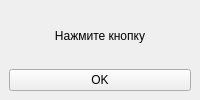
<?xml version="1.0" encoding="UTF-8"?>
<ui version="4.0">
 <class>MainWindow</class>
 <widget class="QMainWindow" name="MainWindow">
  <property name="windowTitle">
   <string>Первое окно</string>
  </property>
  <widget class="QWidget" name="centralwidget">
   <layout class="QVBoxLayout" name="verticalLayout">
    <item>
     <widget class="QLabel" name="labelMessage">
      <property name="text">
       <string>Нажмите кнопку</string>
      </property>
      <property name="alignment">
       <set>Qt::AlignCenter</set>
      </property>
     </widget>
    </item>
    <item>
     <widget class="QPushButton" name="btnOk">
      <property name="text">
       <string>OK</string>
      </property>
     </widget>
    </item>
   </layout>
  </widget>
 </widget>
 <resources/>
 <connections/>
</ui>
